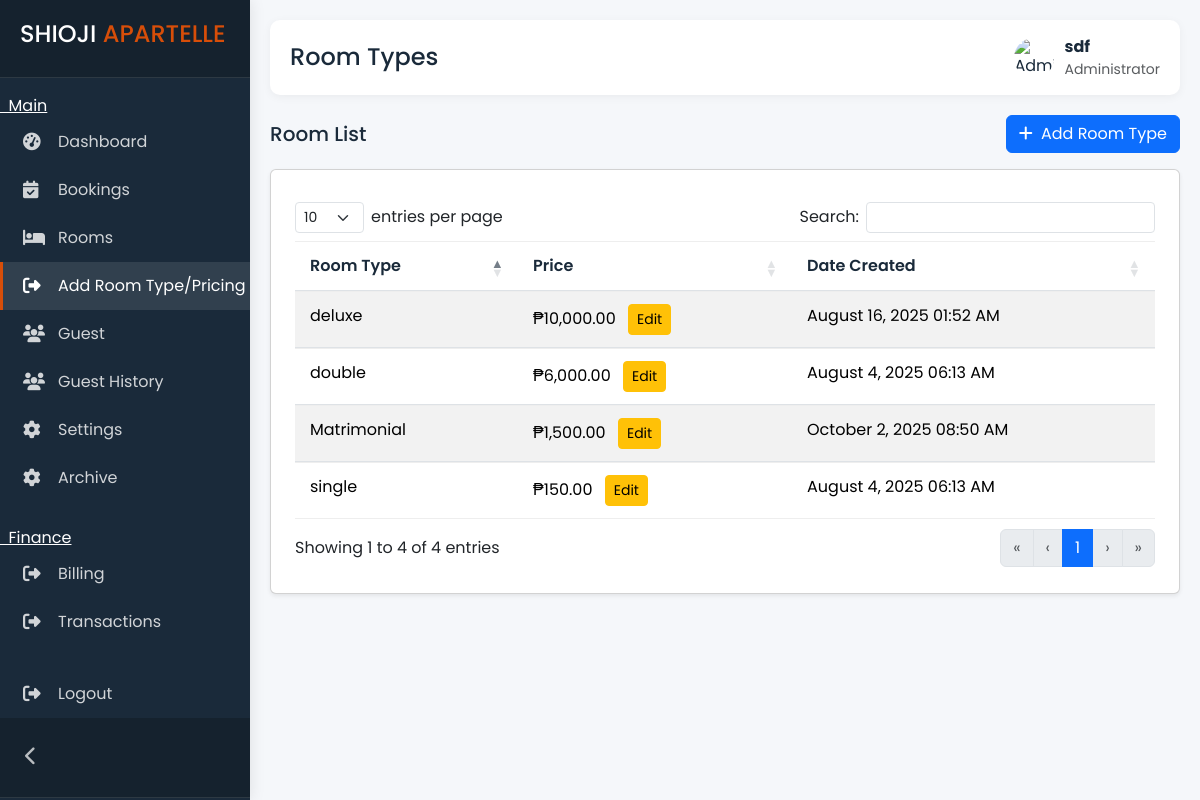
The page /admin/room_pricing.php (signed in) on the database its author committed.
### tables this page shows
CREATE TABLE `room_types` (
  `room_type_id` int(11) NOT NULL,
  `type` varchar(200) NOT NULL,
  `price` double(10,2) NOT NULL DEFAULT 0.00,
  `created_at` timestamp NOT NULL DEFAULT current_timestamp(),
  `archive` enum('yes','no') NOT NULL DEFAULT 'no'
);

### admin/room_pricing.php (the view, shortened to what this page needs)
<?php
include '../connect.php';
?>
<!DOCTYPE html>
<html lang="en">
<?php include 'head.php'; ?>
<body>
    <?php include 'sidebar.php'; ?>
    <div class="main-content">
        <div class="topbar">
            <div class="topbar-left">
                <div class="d-flex align-items-center">
                    <h4 class="mb-0">Room Types</h4>
                </div>
            </div>
            <div class="user-info">
                <img src="https://www.w3schools.com/howto/img_avatar.png" alt="Admin Avatar" class="rounded-circle" width="40" height="40">
                <div>
                    <div class="fw-bold">
                        <?php echo $_SESSION['admin_name']; ?>
                    </div>
                    <div class="text-muted small">Administrator</div>
                </div>
            </div>
        </div>
        <div class="d-flex justify-content-between align-items-center mb-3">
            <h5 class="mb-0">Room List</h5>
            <button class="btn btn-primary" data-bs-toggle="modal" data-bs-target="#addRoomModal">
                <i class="fas fa-plus me-1"></i> Add Room Type
            </button>
        </div>
        <div class="room-content">
            <div class="card shadow-sm p-4">
                <table id="myTable" class="table table-striped">
                    <thead>
                        <tr>
                            <th>Room Type</th>
                            <th>Price</th>
                            <th>Date Created</th>
                        </tr>
                    </thead>
                    <tbody>
                        <?php
                        $sql = "SELECT room_type_id, type, price, created_at FROM room_types";
                        $result = $conn->query($sql);
                        while ($row = $result->fetch_assoc()) {
                            echo "<tr>";
                            echo "<td>" . htmlspecialchars($row['type']) . "</td>";
                            echo "<td>₱" . number_format($row['price'], 2) . "
    <a href='#'
       data-bs-toggle='modal'
       data-bs-target='#editRoomTypeModal'
       data-id='" . htmlspecialchars($row['room_type_id'], ENT_QUOTES) . "'
       data-type='" . htmlspecialchars($row['type'], ENT_QUOTES) . "'
       data-price='" . htmlspecialchars($row['price'], ENT_QUOTES) . "'
       class='btn btn-sm btn-warning ms-2 edit-room-btn'>
       Edit
    </a>
</td>";
                            echo "<td>" . htmlspecialchars(date('F j, Y h:i A', strtotime($row['created_at']))) . "</td>";
                            echo "</tr>";
                        }
                        ?>
                    </tbody>
                </table>
            </div>
        </div>
    </div>
</body>
</html>

### admin/style.css (style rules this page uses)
:root { --primary: #2a5d8a; --secondary: #e9b44c; --accent: #d74e09; --light: #f8f9fa; --dark: #1a2a3a; --gray: #6c757d; --sidebar-width: 250px; --sidebar-collapsed-width: 70px; --success: #4cc9f0; --danger: #e63946; --warning: #fca311; --border: #e0e0e0; --card-shadow: 0 4px 6px rgba(0, 0, 0, 0.05); --transition: all 0.3s ease; }
* { margin: 0; padding: 0; box-sizing: border-box; }
body { font-family: "Poppins", sans-serif; background-color: #f5f7fa; color: var(--dark); overflow-x: hidden; transition: all 0.3s; }
.main-content { margin-left: var(--sidebar-width); padding: 20px; transition: all 0.3s; min-height: 100vh; }
.topbar { display: flex; justify-content: space-between; align-items: center; padding: 15px 20px; background: white; border-radius: 10px; box-shadow: 0 2px 10px rgba(0, 0, 0, 0.05); margin-bottom: 20px; }
.topbar-left { display: flex; align-items: center; gap: 15px; }
.user-info { display: flex; align-items: center; }
.user-info img { width: 40px; height: 40px; border-radius: 50%; margin-right: 10px; object-fit: cover; }
.table { border-collapse: separate; border-spacing: 0; }
.table th { background: var(--light); padding: 12px 15px; font-weight: 600; color: var(--dark); border-top: 1px solid #eee; }
.table td { padding: 12px 15px; border-top: 1px solid #eee; }
.table tr:last-child td { border-bottom: 1px solid #eee; }

### rows shown on the page
room_types: type "single", price "150.00", created_at "August 4, 2025 06:13 AM"
room_types: type "double", price "6,000.00", created_at "August 4, 2025 06:13 AM"
room_types: type "deluxe", price "10,000.00", created_at "August 16, 2025 01:52 AM"
room_types: type "Matrimonial", price "1,500.00", created_at "October 2, 2025 08:50 AM"

### other values the page prints
$_SESSION['admin_name'] "sdf"
